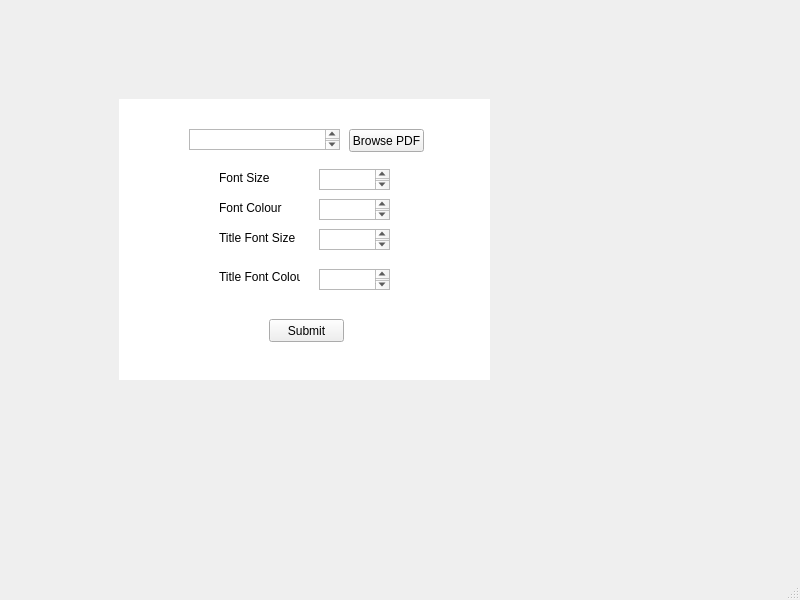
<?xml version="1.0" encoding="UTF-8"?>
<ui version="4.0">
 <class>MainWindow</class>
 <widget class="QMainWindow" name="MainWindow">
  <property name="geometry">
   <rect>
    <x>0</x>
    <y>0</y>
    <width>800</width>
    <height>600</height>
   </rect>
  </property>
  <property name="windowTitle">
   <string>MainWindow</string>
  </property>
  <widget class="QWidget" name="centralwidget">
   <widget class="QFrame" name="frame">
    <property name="geometry">
     <rect>
      <x>119</x>
      <y>99</y>
      <width>371</width>
      <height>281</height>
     </rect>
    </property>
    <property name="frameShape">
     <enum>QFrame::StyledPanel</enum>
    </property>
    <property name="frameShadow">
     <enum>QFrame::Raised</enum>
    </property>
    <widget class="QGraphicsView" name="graphicsView">
     <property name="geometry">
      <rect>
       <x>-40</x>
       <y>-20</y>
       <width>451</width>
       <height>331</height>
      </rect>
     </property>
    </widget>
    <widget class="QPushButton" name="BrowsePDF">
     <property name="geometry">
      <rect>
       <x>230</x>
       <y>30</y>
       <width>75</width>
       <height>23</height>
      </rect>
     </property>
     <property name="text">
      <string>Browse PDF</string>
     </property>
    </widget>
    <widget class="QTextEdit" name="FileName">
     <property name="geometry">
      <rect>
       <x>70</x>
       <y>30</y>
       <width>151</width>
       <height>21</height>
      </rect>
     </property>
    </widget>
    <widget class="QPushButton" name="Submit">
     <property name="geometry">
      <rect>
       <x>150</x>
       <y>220</y>
       <width>75</width>
       <height>23</height>
      </rect>
     </property>
     <property name="text">
      <string>Submit</string>
     </property>
    </widget>
    <widget class="QLabel" name="FontSize">
     <property name="geometry">
      <rect>
       <x>100</x>
       <y>70</y>
       <width>51</width>
       <height>31</height>
      </rect>
     </property>
     <property name="sizeIncrement">
      <size>
       <width>2</width>
       <height>2</height>
      </size>
     </property>
     <property name="text">
      <string>Font Size
</string>
     </property>
    </widget>
    <widget class="QLabel" name="FontColour">
     <property name="geometry">
      <rect>
       <x>100</x>
       <y>100</y>
       <width>71</width>
       <height>31</height>
      </rect>
     </property>
     <property name="text">
      <string>Font Colour
</string>
     </property>
    </widget>
    <widget class="QLabel" name="TitleFontSize">
     <property name="geometry">
      <rect>
       <x>100</x>
       <y>130</y>
       <width>81</width>
       <height>31</height>
      </rect>
     </property>
     <property name="text">
      <string>Title Font Size
</string>
     </property>
    </widget>
    <widget class="QLabel" name="TitleFontColour">
     <property name="geometry">
      <rect>
       <x>100</x>
       <y>170</y>
       <width>81</width>
       <height>16</height>
      </rect>
     </property>
     <property name="text">
      <string>Title Font Colour</string>
     </property>
    </widget>
    <widget class="QTextEdit" name="FontSizenNo">
     <property name="geometry">
      <rect>
       <x>200</x>
       <y>70</y>
       <width>71</width>
       <height>21</height>
      </rect>
     </property>
    </widget>
    <widget class="QTextEdit" name="TitleFontColourNo">
     <property name="geometry">
      <rect>
       <x>200</x>
       <y>170</y>
       <width>71</width>
       <height>21</height>
      </rect>
     </property>
    </widget>
    <widget class="QTextEdit" name="TitleFontSizeNo">
     <property name="geometry">
      <rect>
       <x>200</x>
       <y>130</y>
       <width>71</width>
       <height>21</height>
      </rect>
     </property>
    </widget>
    <widget class="QTextEdit" name="FontColourNo">
     <property name="geometry">
      <rect>
       <x>200</x>
       <y>100</y>
       <width>71</width>
       <height>21</height>
      </rect>
     </property>
    </widget>
   </widget>
  </widget>
  <widget class="QMenuBar" name="menubar">
   <property name="geometry">
    <rect>
     <x>0</x>
     <y>0</y>
     <width>800</width>
     <height>22</height>
    </rect>
   </property>
  </widget>
  <widget class="QStatusBar" name="statusbar"/>
 </widget>
 <resources/>
 <connections/>
</ui>
